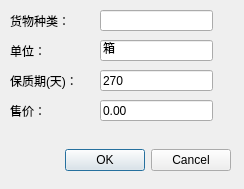
<?xml version="1.0" encoding="UTF-8"?>
<ui version="4.0">
 <class>AddCargoType</class>
 <widget class="QDialog" name="AddCargoType">
  <property name="geometry">
   <rect>
    <x>0</x>
    <y>0</y>
    <width>244</width>
    <height>189</height>
   </rect>
  </property>
  <property name="windowTitle">
   <string>添加货物种类</string>
  </property>
  <widget class="QDialogButtonBox" name="buttonBox">
   <property name="geometry">
    <rect>
     <x>10</x>
     <y>140</y>
     <width>221</width>
     <height>41</height>
    </rect>
   </property>
   <property name="orientation">
    <enum>Qt::Horizontal</enum>
   </property>
   <property name="standardButtons">
    <set>QDialogButtonBox::Cancel|QDialogButtonBox::Ok</set>
   </property>
  </widget>
  <widget class="QLabel" name="label">
   <property name="geometry">
    <rect>
     <x>10</x>
     <y>10</y>
     <width>81</width>
     <height>21</height>
    </rect>
   </property>
   <property name="text">
    <string>货物种类：</string>
   </property>
  </widget>
  <widget class="QLabel" name="label_2">
   <property name="geometry">
    <rect>
     <x>10</x>
     <y>40</y>
     <width>81</width>
     <height>21</height>
    </rect>
   </property>
   <property name="text">
    <string>单位：</string>
   </property>
  </widget>
  <widget class="QLabel" name="label_3">
   <property name="geometry">
    <rect>
     <x>10</x>
     <y>70</y>
     <width>81</width>
     <height>21</height>
    </rect>
   </property>
   <property name="text">
    <string>保质期(天)：</string>
   </property>
  </widget>
  <widget class="QLabel" name="label_4">
   <property name="geometry">
    <rect>
     <x>10</x>
     <y>100</y>
     <width>81</width>
     <height>21</height>
    </rect>
   </property>
   <property name="text">
    <string>售价：</string>
   </property>
  </widget>
  <widget class="QLineEdit" name="name">
   <property name="geometry">
    <rect>
     <x>100</x>
     <y>10</y>
     <width>113</width>
     <height>21</height>
    </rect>
   </property>
  </widget>
  <widget class="QLineEdit" name="unit">
   <property name="geometry">
    <rect>
     <x>100</x>
     <y>40</y>
     <width>113</width>
     <height>21</height>
    </rect>
   </property>
   <property name="text">
    <string>箱</string>
   </property>
  </widget>
  <widget class="QLineEdit" name="life">
   <property name="geometry">
    <rect>
     <x>100</x>
     <y>70</y>
     <width>113</width>
     <height>21</height>
    </rect>
   </property>
   <property name="text">
    <string>270</string>
   </property>
  </widget>
  <widget class="QLineEdit" name="price">
   <property name="geometry">
    <rect>
     <x>100</x>
     <y>100</y>
     <width>113</width>
     <height>21</height>
    </rect>
   </property>
   <property name="text">
    <string>0.00</string>
   </property>
  </widget>
 </widget>
 <resources/>
 <connections>
  <connection>
   <sender>buttonBox</sender>
   <signal>accepted()</signal>
   <receiver>AddCargoType</receiver>
   <slot>accept()</slot>
   <hints>
    <hint type="sourcelabel">
     <x>248</x>
     <y>254</y>
    </hint>
    <hint type="destinationlabel">
     <x>157</x>
     <y>274</y>
    </hint>
   </hints>
  </connection>
  <connection>
   <sender>buttonBox</sender>
   <signal>rejected()</signal>
   <receiver>AddCargoType</receiver>
   <slot>reject()</slot>
   <hints>
    <hint type="sourcelabel">
     <x>316</x>
     <y>260</y>
    </hint>
    <hint type="destinationlabel">
     <x>286</x>
     <y>274</y>
    </hint>
   </hints>
  </connection>
 </connections>
</ui>
